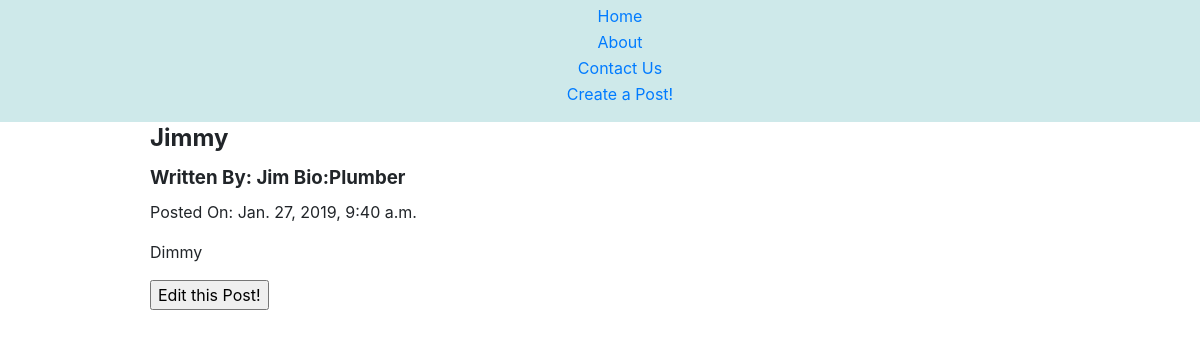
The page /blog/7/ on the database as committed earlier.
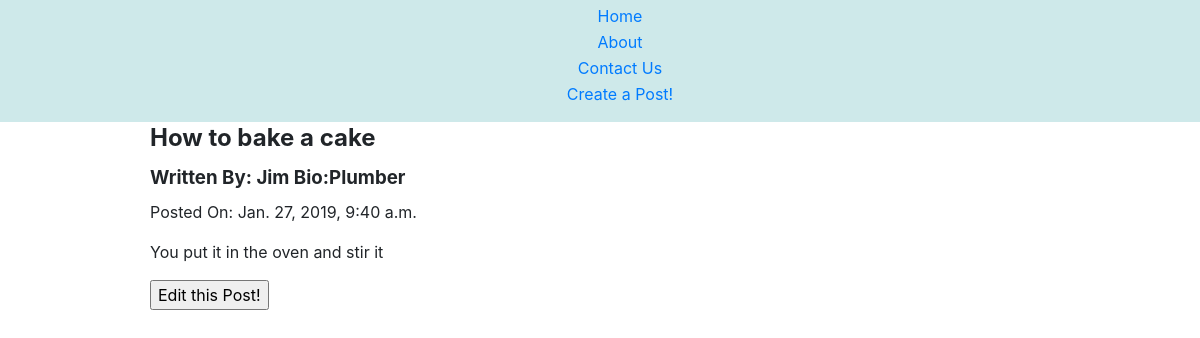
The same page on the database as committed later.
### blog/models.py (models this page shows, shortened)
class Post(models.Model):
    title = models.CharField(max_length=50)
    description = models.CharField(max_length=300)
    author = models.ForeignKey(Author, on_delete=models.CASCADE)
    creation_date = models.DateTimeField('date created')

class Author(models.Model):
    author_name = models.CharField(max_length=30)
    bio = models.CharField(max_length=300)
    def __str__(self):
        return self.author_name + " Bio:" + self.bio

### blog/views.py (the view)
# urls.py: path('blog/<int:post_id>/', views.details, name='detail'),
def details(request, post_id):
    post = Post.objects.get(pk=post_id)
    context = {'post':post}
    return render(request, 'blog/detail.html', context)

### blog/templates/blog/detail.html
{% load static %}
<head>
    <link rel="stylesheet" href="{% static 'blog/bootstrap-reboot.css' %}">
</head>
    <nav>
        <ul>
            <li><a href="/">Home</a></li>
            <li><a href="#">About</a></li>
            <li><a href="#">Contact Us</a></li>
            <li><a href="/blog/creation"> Create a Post! </a></li>
        </ul>
    </nav>
<main>
    <h2>
        {{ post.title }}
    </h2>
    <h3>
        Written By: {{post.author}}
    </h3>
    <p>
        Posted On: {{post.creation_date}}
    </p>
    <p>
        {{post.description}}
    </p>
    <form action="/blog/{{ post.id }}/edit">
        <input type="submit" value="Edit this Post!" />
    </form>
</main>

Rows that differ between the two databases and show on the page:
changed Post "Jim Bio:Plumber": title "Jimmy" → "How to bake a cake"; description "Dimmy" → "You put it in the oven and stir it"
